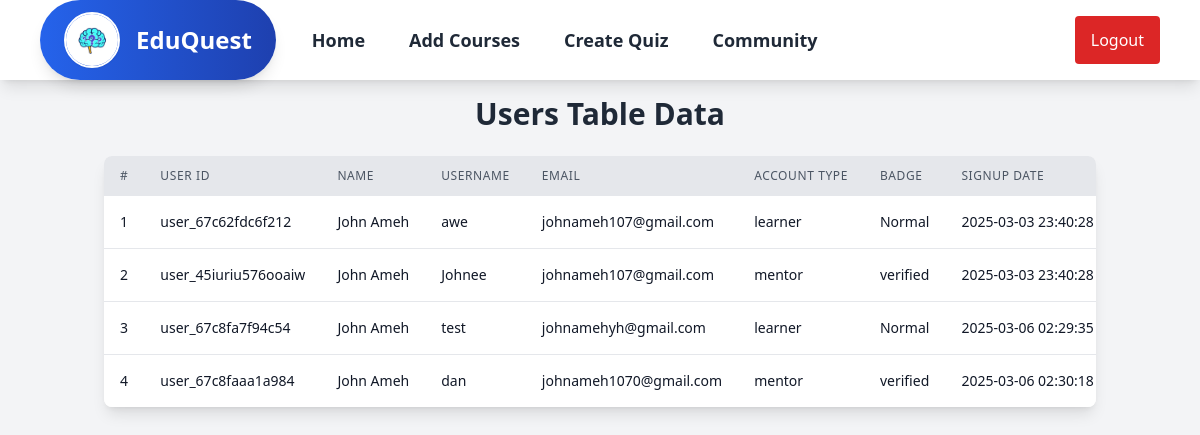
/admin/users.php, run on the app's committed database.
### tables this page shows
CREATE TABLE `users` (
  `id` int(100) NOT NULL,
  `user_id` varchar(30) NOT NULL,
  `username` varchar(30) NOT NULL,
  `name` varchar(50) NOT NULL,
  `email` varchar(50) NOT NULL,
  `password` varchar(255) NOT NULL,
  `bio` varchar(255) NOT NULL,
  `image_path` varchar(255) NOT NULL,
  `account_type` varchar(30) NOT NULL,
  `badge` varchar(255) NOT NULL,
  `score` int(11) NOT NULL DEFAULT 0,
  `level` int(11) DEFAULT 1,
  `completed_courses` text DEFAULT '[]',
  `fb` varchar(50) NOT NULL,
  `tw` varchar(50) NOT NULL,
  `yt` varchar(50) NOT NULL,
  `date` date DEFAULT NULL,
  `is_active` tinyint(1) DEFAULT 0,
  `signup_date` datetime DEFAULT current_timestamp()
);

### admin/users.php (the view, shortened to what this page needs)
<?php
include("./assets/header_admin.php");
$servername = "localhost";
$username = "root";
$password = "";
$dbname = "learning_app";
$conn = new mysqli($servername, $username, $password, $dbname);
$sql = "SELECT user_id, name, username, email, account_type, badge, signup_date FROM users WHERE account_type != 'admin'";
$result = $conn->query($sql);
?>
<!DOCTYPE html>
<html lang="en">
<head>
    <script src="https://cdn.tailwindcss.com"></script>
</head>
<body class="bg-gray-100 font-sans">
    <div class="container mx-auto p-4">
        <h1 class="text-3xl font-bold text-center mb-6 text-gray-800">Users Table Data</h1>
        <div class="bg-white shadow-lg rounded-lg overflow-hidden">
            <div class="overflow-x-auto overflow-y-auto">
                <table class="min-w-full">
                    <thead class="bg-gray-200">
                        <tr>
                            <th class="px-4 py-3 text-left text-xs font-medium text-gray-600 uppercase tracking-wider whitespace-nowrap">#</th>
                            <th class="px-4 py-3 text-left text-xs font-medium text-gray-600 uppercase tracking-wider whitespace-nowrap">User ID</th>
                            <th class="px-4 py-3 text-left text-xs font-medium text-gray-600 uppercase tracking-wider whitespace-nowrap">Name</th>
                            <th class="px-4 py-3 text-left text-xs font-medium text-gray-600 uppercase tracking-wider whitespace-nowrap">Username</th>
                            <th class="px-4 py-3 text-left text-xs font-medium text-gray-600 uppercase tracking-wider whitespace-nowrap">Email</th>
                            <th class="px-4 py-3 text-left text-xs font-medium text-gray-600 uppercase tracking-wider whitespace-nowrap">Account Type</th>
                            <th class="px-4 py-3 text-left text-xs font-medium text-gray-600 uppercase tracking-wider whitespace-nowrap">Badge</th>
                            <th class="px-4 py-3 text-left text-xs font-medium text-gray-600 uppercase tracking-wider whitespace-nowrap">Signup Date</th>
                        </tr>
                    </thead>
                    <tbody class="bg-white divide-y divide-gray-200">
                        <?php
                        if ($result->num_rows > 0) {
                            $counter = 1;
                            while ($row = $result->fetch_assoc()) {
                                echo "<tr class='hover:bg-gray-50 transition-colors'>";
                                echo "<td class='px-4 py-3 text-sm text-gray-900 whitespace-nowrap'>$counter</td>";
                                echo "<td class='px-4 py-3 text-sm text-gray-900 whitespace-nowrap'>" . htmlspecialchars($row['user_id']) . "</td>";
                                echo "<td class='px-4 py-3 text-sm text-gray-900 whitespace-nowrap'>" . htmlspecialchars($row['name']) . "</td>";
                                echo "<td class='px-4 py-3 text-sm text-gray-900 whitespace-nowrap'>" . htmlspecialchars($row['username']) . "</td>";
                                echo "<td class='px-4 py-3 text-sm text-gray-900 whitespace-nowrap'>" . htmlspecialchars($row['email']) . "</td>";
                                echo "<td class='px-4 py-3 text-sm text-gray-900 whitespace-nowrap'>" . htmlspecialchars($row['account_type']) . "</td>";
                                echo "<td class='px-4 py-3 text-sm text-gray-900 whitespace-nowrap'>" . htmlspecialchars($row['badge']) . "</td>";
                                echo "<td class='px-4 py-3 text-sm text-gray-900 whitespace-nowrap'>" . htmlspecialchars($row['signup_date']) . "</td>";
                                echo "</tr>";
                                $counter++;
                            }
                        } else {
                            echo "<tr><td colspan='9' class='px-4 py-3 text-sm text-gray-900 text-center'>No data found in the users table.</td></tr>";
                        }
                        ?>
                    </tbody>
                </table>
            </div>
        </div>
    </div>
</body>
</html>

### data on the page
users: user "user_67c62fdc6f212", name "John Ameh", username "awe", email "johnameh107@gmail.com", account_type "learner", badge "Normal", signup_date "2025-03-03 23:40:28"
users: user "user_45iuriu576ooaiw", name "John Ameh", username "Johnee", email "johnameh107@gmail.com", account_type "mentor", badge "verified", signup_date "2025-03-03 23:40:28"
users: user "user_67c8fa7f94c54", name "John Ameh", username "test", email "johnamehyh@gmail.com", account_type "learner", badge "Normal", signup_date "2025-03-06 02:29:35"
users: user "user_67c8faaa1a984", name "John Ameh", username "dan", email "johnameh1070@gmail.com", account_type "mentor", badge "verified", signup_date "2025-03-06 02:30:18"
